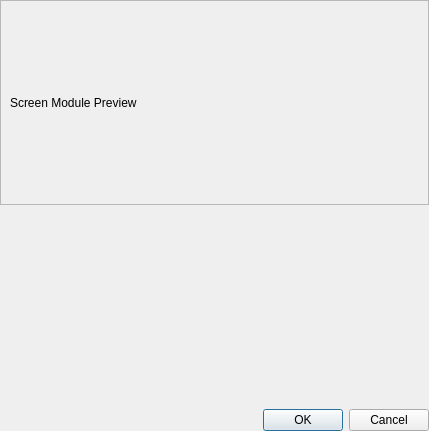
<?xml version="1.0" encoding="UTF-8"?>
<ui version="4.0">
 <class>PreviewDialog</class>
 <widget class="QDialog" name="PreviewDialog">
  <property name="geometry">
   <rect>
    <x>0</x>
    <y>0</y>
    <width>429</width>
    <height>431</height>
   </rect>
  </property>
  <property name="windowTitle">
   <string>Dialog</string>
  </property>
  <layout class="QGridLayout" name="gridLayout_2">
   <property name="leftMargin">
    <number>0</number>
   </property>
   <property name="topMargin">
    <number>0</number>
   </property>
   <property name="rightMargin">
    <number>0</number>
   </property>
   <property name="bottomMargin">
    <number>0</number>
   </property>
   <property name="spacing">
    <number>0</number>
   </property>
   <item row="0" column="0">
    <widget class="QFrame" name="previewFrame">
     <property name="frameShape">
      <enum>QFrame::StyledPanel</enum>
     </property>
     <property name="frameShadow">
      <enum>QFrame::Raised</enum>
     </property>
     <layout class="QHBoxLayout" name="horizontalLayout">
      <property name="spacing">
       <number>0</number>
      </property>
      <property name="topMargin">
       <number>0</number>
      </property>
      <property name="rightMargin">
       <number>0</number>
      </property>
      <property name="bottomMargin">
       <number>0</number>
      </property>
      <item>
       <widget class="QLabel" name="previewLabel">
        <property name="text">
         <string>Screen Module Preview</string>
        </property>
       </widget>
      </item>
     </layout>
    </widget>
   </item>
   <item row="1" column="0">
    <widget class="ScreenWidget" name="previewWidget" native="true">
     <property name="enabled">
      <bool>false</bool>
     </property>
     <layout class="QGridLayout" name="gridLayout"/>
    </widget>
   </item>
   <item row="2" column="0">
    <widget class="QDialogButtonBox" name="buttonBox">
     <property name="orientation">
      <enum>Qt::Horizontal</enum>
     </property>
     <property name="standardButtons">
      <set>QDialogButtonBox::Cancel|QDialogButtonBox::Ok</set>
     </property>
    </widget>
   </item>
  </layout>
 </widget>
 <customwidgets>
  <customwidget>
   <class>ScreenWidget</class>
   <extends>QWidget</extends>
   <header>screenwidget.h</header>
   <container>1</container>
  </customwidget>
 </customwidgets>
 <resources/>
 <connections>
  <connection>
   <sender>buttonBox</sender>
   <signal>accepted()</signal>
   <receiver>PreviewDialog</receiver>
   <slot>accept()</slot>
   <hints>
    <hint type="sourcelabel">
     <x>248</x>
     <y>254</y>
    </hint>
    <hint type="destinationlabel">
     <x>157</x>
     <y>274</y>
    </hint>
   </hints>
  </connection>
  <connection>
   <sender>buttonBox</sender>
   <signal>rejected()</signal>
   <receiver>PreviewDialog</receiver>
   <slot>reject()</slot>
   <hints>
    <hint type="sourcelabel">
     <x>316</x>
     <y>260</y>
    </hint>
    <hint type="destinationlabel">
     <x>286</x>
     <y>274</y>
    </hint>
   </hints>
  </connection>
 </connections>
</ui>
